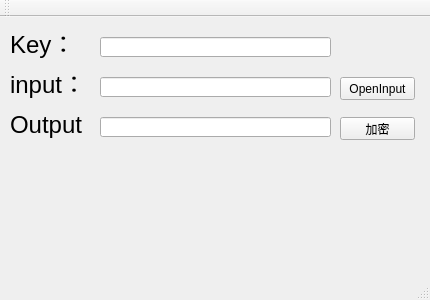
<?xml version="1.0" encoding="UTF-8"?>
<ui version="4.0">
 <class>MainWindow</class>
 <widget class="QMainWindow" name="MainWindow">
  <property name="geometry">
   <rect>
    <x>0</x>
    <y>0</y>
    <width>430</width>
    <height>300</height>
   </rect>
  </property>
  <property name="windowTitle">
   <string>MainWindow</string>
  </property>
  <widget class="QWidget" name="centralWidget">
   <widget class="QLabel" name="label">
    <property name="geometry">
     <rect>
      <x>10</x>
      <y>50</y>
      <width>71</width>
      <height>31</height>
     </rect>
    </property>
    <property name="baseSize">
     <size>
      <width>0</width>
      <height>0</height>
     </size>
    </property>
    <property name="font">
     <font>
      <pointsize>18</pointsize>
     </font>
    </property>
    <property name="text">
     <string>input：</string>
    </property>
   </widget>
   <widget class="QLabel" name="label_2">
    <property name="geometry">
     <rect>
      <x>10</x>
      <y>10</y>
      <width>71</width>
      <height>31</height>
     </rect>
    </property>
    <property name="baseSize">
     <size>
      <width>0</width>
      <height>0</height>
     </size>
    </property>
    <property name="font">
     <font>
      <pointsize>18</pointsize>
     </font>
    </property>
    <property name="text">
     <string>Key：</string>
    </property>
   </widget>
   <widget class="QLineEdit" name="lineEdit">
    <property name="geometry">
     <rect>
      <x>100</x>
      <y>20</y>
      <width>231</width>
      <height>20</height>
     </rect>
    </property>
   </widget>
   <widget class="QLineEdit" name="lineEdit_2">
    <property name="geometry">
     <rect>
      <x>100</x>
      <y>60</y>
      <width>231</width>
      <height>20</height>
     </rect>
    </property>
   </widget>
   <widget class="QPushButton" name="pushButton_2">
    <property name="geometry">
     <rect>
      <x>340</x>
      <y>60</y>
      <width>75</width>
      <height>23</height>
     </rect>
    </property>
    <property name="text">
     <string>OpenInput</string>
    </property>
   </widget>
   <widget class="QPushButton" name="pushButton_3">
    <property name="geometry">
     <rect>
      <x>340</x>
      <y>100</y>
      <width>75</width>
      <height>23</height>
     </rect>
    </property>
    <property name="text">
     <string>加密</string>
    </property>
   </widget>
   <widget class="QLabel" name="label_3">
    <property name="geometry">
     <rect>
      <x>10</x>
      <y>90</y>
      <width>81</width>
      <height>31</height>
     </rect>
    </property>
    <property name="baseSize">
     <size>
      <width>0</width>
      <height>0</height>
     </size>
    </property>
    <property name="font">
     <font>
      <pointsize>18</pointsize>
     </font>
    </property>
    <property name="text">
     <string>Output：</string>
    </property>
   </widget>
   <widget class="QLineEdit" name="lineEdit_3">
    <property name="geometry">
     <rect>
      <x>100</x>
      <y>100</y>
      <width>231</width>
      <height>20</height>
     </rect>
    </property>
   </widget>
  </widget>
  <widget class="QMenuBar" name="menuBar">
   <property name="geometry">
    <rect>
     <x>0</x>
     <y>0</y>
     <width>430</width>
     <height>23</height>
    </rect>
   </property>
  </widget>
  <widget class="QToolBar" name="mainToolBar">
   <attribute name="toolBarArea">
    <enum>TopToolBarArea</enum>
   </attribute>
   <attribute name="toolBarBreak">
    <bool>false</bool>
   </attribute>
  </widget>
  <widget class="QStatusBar" name="statusBar"/>
 </widget>
 <layoutdefault spacing="6" margin="11"/>
 <resources/>
 <connections/>
</ui>
